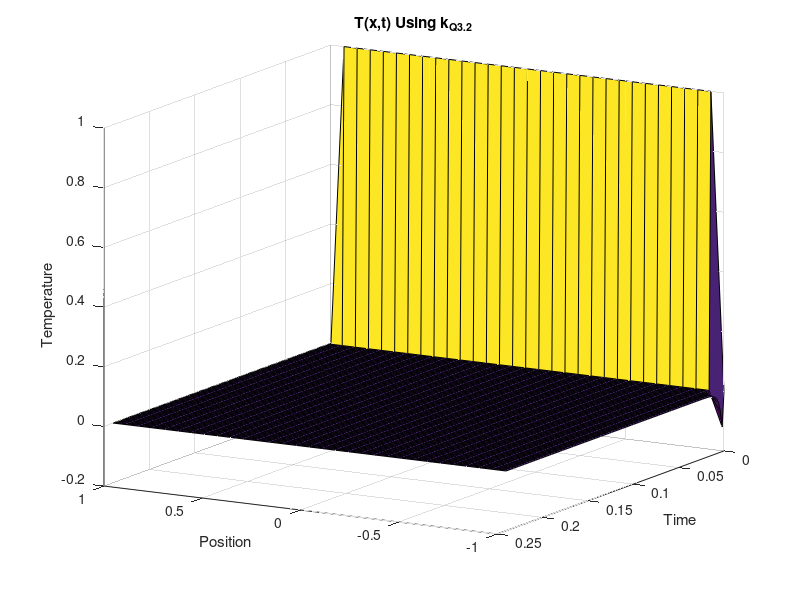
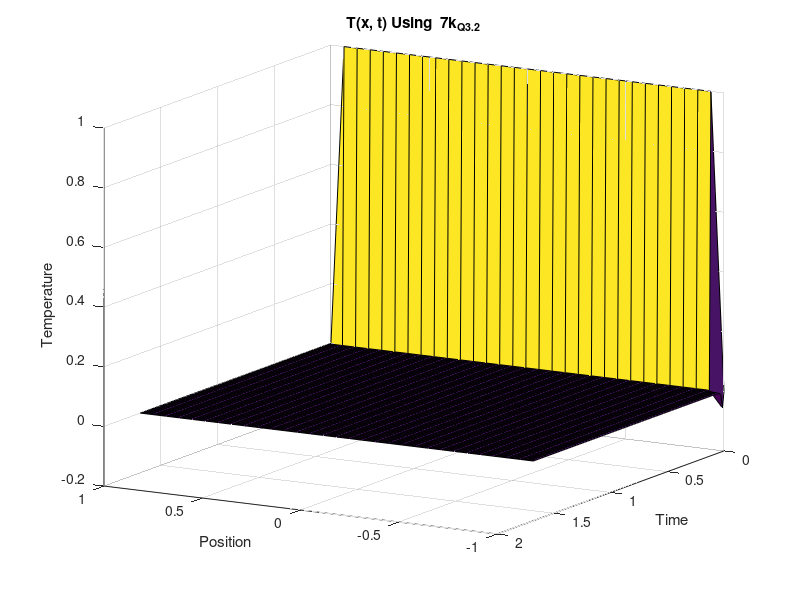

Write the MATLAB code that produced these figures, in order. (Note: this script raises an error after producing the figures.)
clc; clearvars; %close all; format compact

%% Constants
N = 30; % arbitray value
h = 2/N;
alpha = .9; % arbitray value
k1 = h^2 / 2*alpha;
k2 = 7*k1; % proves that k can exceed h^2/2*alpha
nu1 = alpha*k1/h^2;
nu2 = alpha*k2/h^2;

%% Define x axis
i = 0:N;
x = -1 + i*h;

%% Define t axis
j = 0:4*N;
t1 = j*k1;
t2 = j*k2;

%% Define original heat distribution
% The heat distribution is chosen to be 1 at all intermediate locations,
% and 0 at either end

u = ones(numel(j), numel(i)); % making fake heat distribution
u(1, 1) = 0; % initial condition
u(1, end) = 0; % initial condition

% Make two different u vectors in order to draw a comparison to the
% previous problem
u1 = u;
u2 = u;

% Create the A matrix for both values of k
A1 = spdiags([-nu1, 1+2*nu1, -nu1], -1:1, N+1, N+1);
A1 = full(A1);
A2 = spdiags([-nu2, 1+2*nu2, -nu2], -1:1, N+1, N+1);
A2 = full(A2);

% go through all the rows and do the forward euler for both sets
for a = 1:numel(j)-1
    u_cur = u1(a, :);
    u_next = A1 \ u_cur';
    u1(a+1, :) = u_next';
end

for a = 1:numel(j)-1
    u_cur = u2(a, :);
    u_next = A2 \ u_cur';
    u2(a+1, :) = u_next';
end

%% Plotting
[X1, T1] = meshgrid(x, t1);
[X2, T2] = meshgrid(x, t2);

figure(1)
surf(X1, T1, u1);
xlabel('Position')
ylabel('Time')
zlabel('Temperature')
view(210, 15)
title("T(x,t) Using k_{Q3.2}");

figure(2)
surf(X1, T2, u2);
xlabel('Position')
ylabel('Time')
zlabel('Temperature')
view(210, 15)
title("T(x, t) Using  7k_{Q3.2}");

%% Discussion
type q3discussion.txt
